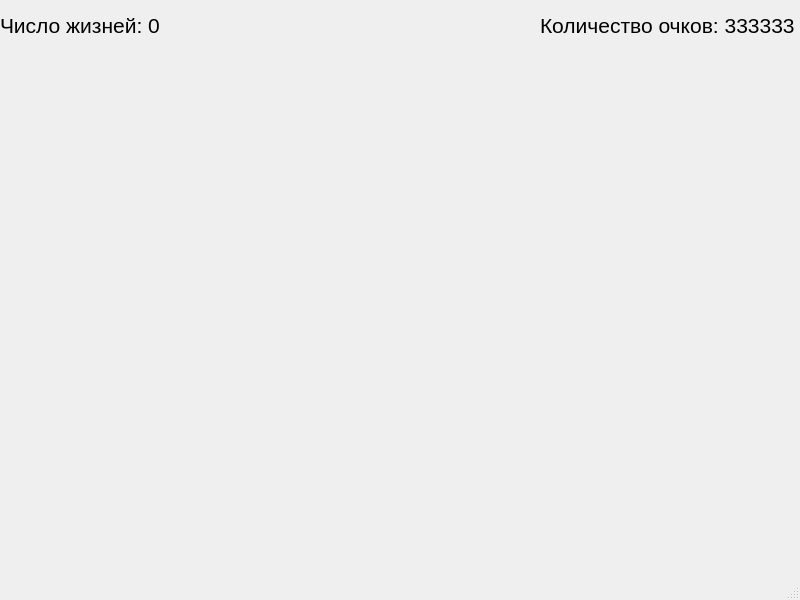
<?xml version="1.0" encoding="UTF-8"?>
<ui version="4.0">
 <class>MainWindow</class>
 <widget class="QMainWindow" name="MainWindow">
  <property name="geometry">
   <rect>
    <x>0</x>
    <y>0</y>
    <width>800</width>
    <height>600</height>
   </rect>
  </property>
  <property name="windowTitle">
   <string>MainWindow</string>
  </property>
  <widget class="QWidget" name="centralwidget">
   <widget class="QLabel" name="label">
    <property name="geometry">
     <rect>
      <x>0</x>
      <y>0</y>
      <width>191</width>
      <height>51</height>
     </rect>
    </property>
    <property name="font">
     <font>
      <pointsize>16</pointsize>
     </font>
    </property>
    <property name="text">
     <string>Число жизней: 0</string>
    </property>
   </widget>
   <widget class="QLabel" name="label_2">
    <property name="geometry">
     <rect>
      <x>540</x>
      <y>0</y>
      <width>261</width>
      <height>51</height>
     </rect>
    </property>
    <property name="font">
     <font>
      <pointsize>16</pointsize>
     </font>
    </property>
    <property name="text">
     <string>Количество очков: 333333</string>
    </property>
   </widget>
  </widget>
  <widget class="QMenuBar" name="menubar">
   <property name="geometry">
    <rect>
     <x>0</x>
     <y>0</y>
     <width>800</width>
     <height>21</height>
    </rect>
   </property>
  </widget>
  <widget class="QStatusBar" name="statusbar"/>
 </widget>
 <resources/>
 <connections/>
</ui>
